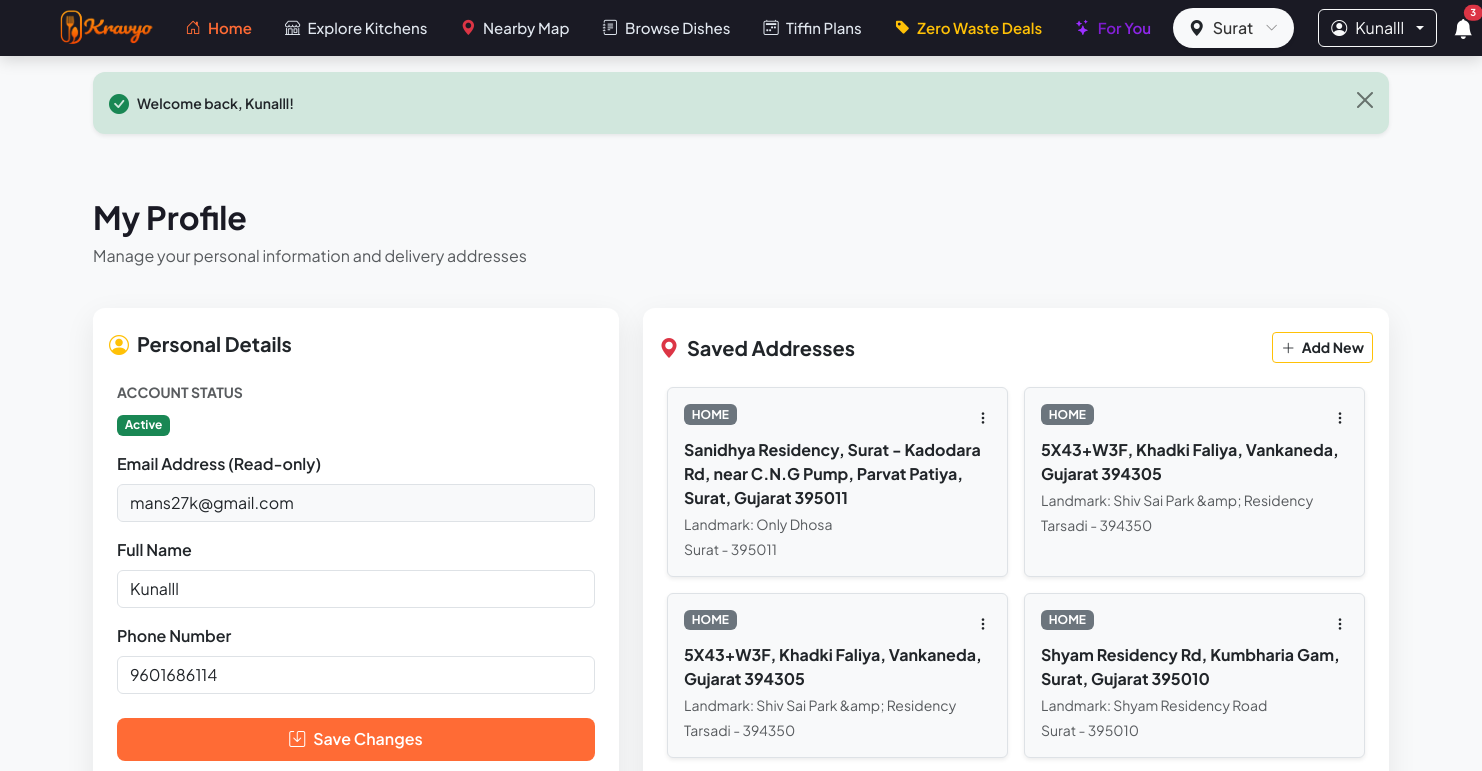
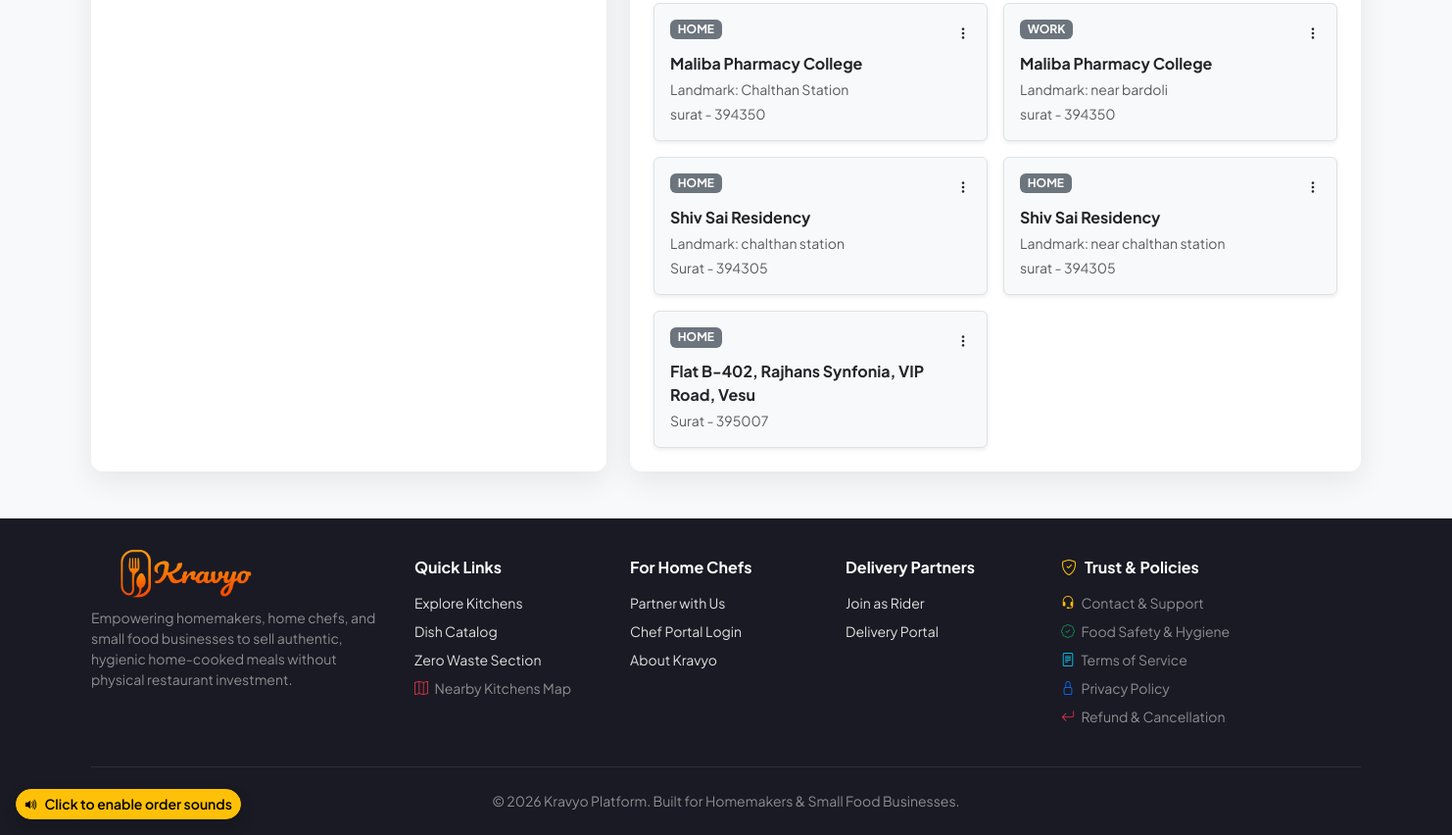
The app's page /profile (signed in), older data (2 pictures, top to bottom).
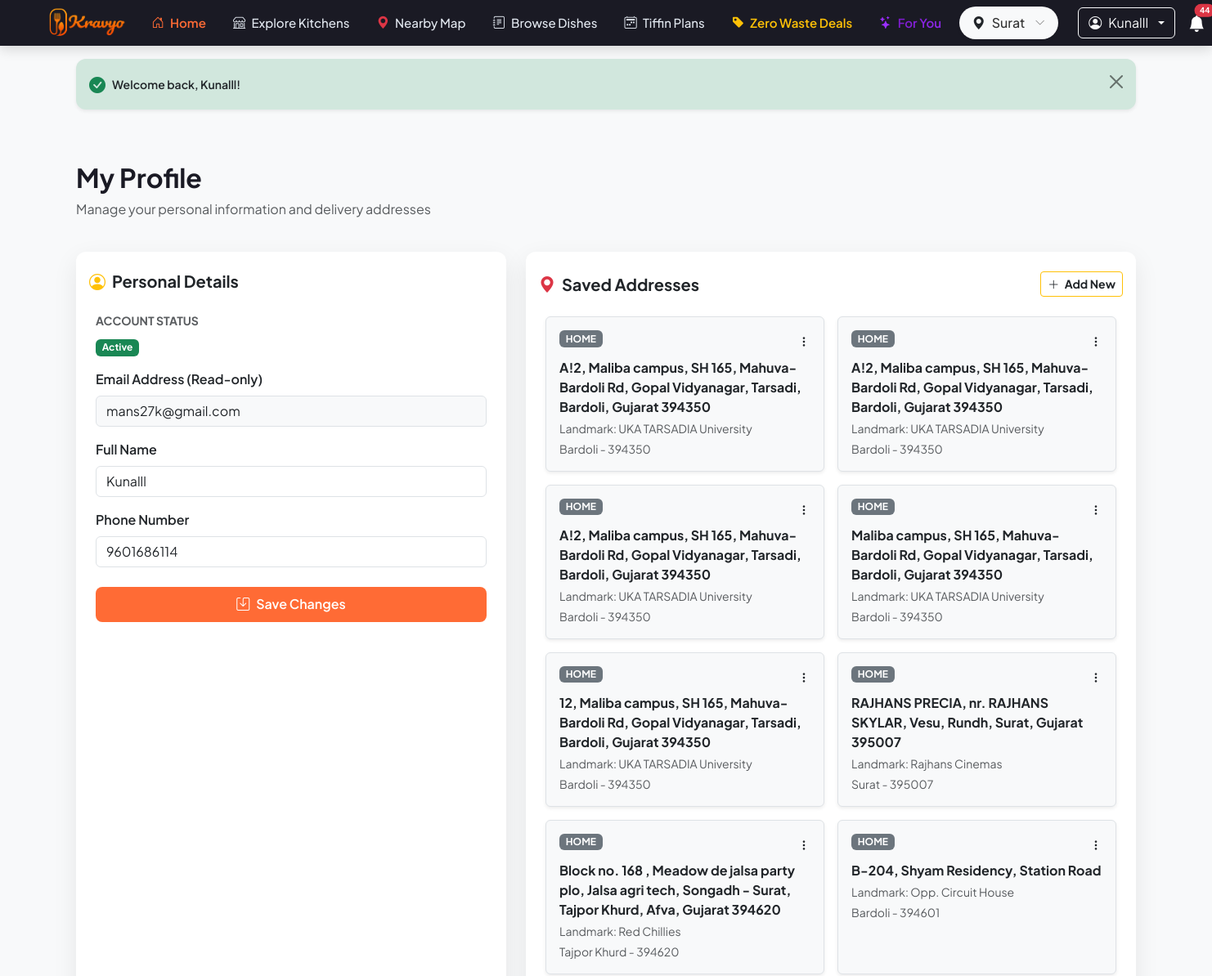
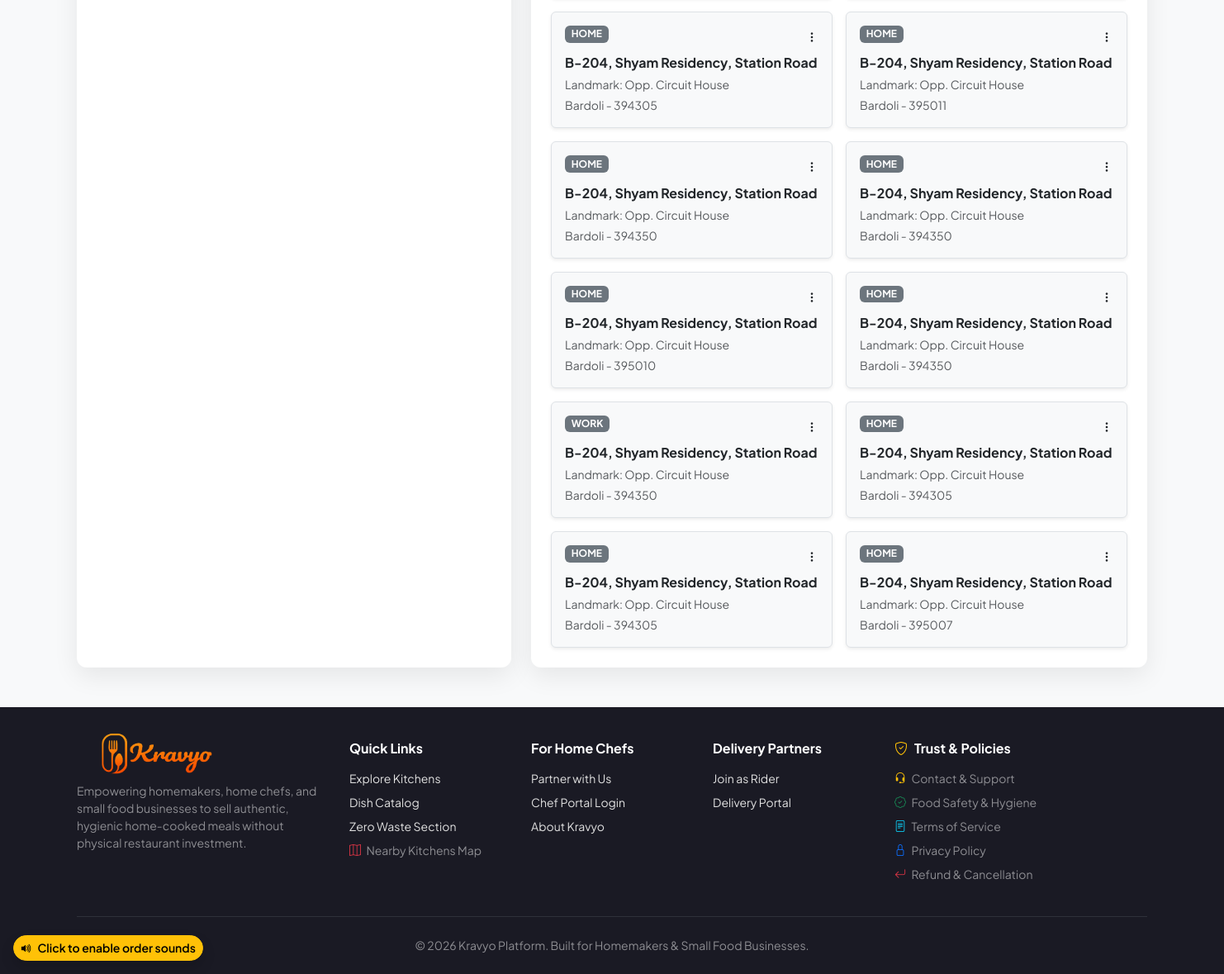
The same page, newer data (2 pictures, top to bottom).
### tables this page shows
CREATE TABLE `customers` (
  `id` int(11) NOT NULL AUTO_INCREMENT,
  `full_name` varchar(50) NOT NULL,
  `email` varchar(50) NOT NULL,
  `phone` char(10) NOT NULL,
  `city` varchar(100) DEFAULT NULL,
  `password_hash` varchar(60) NOT NULL,
  `role` enum('customer','chef','admin','delivery') NOT NULL DEFAULT 'customer',
  `status` enum('active','inactive','suspended','pending_verification') NOT NULL DEFAULT 'active',
  `email_otp_hash` varchar(255) DEFAULT NULL,
  `email_otp_expires_at` datetime DEFAULT NULL,
  `email_otp_resent_at` datetime DEFAULT NULL,
  `email_otp_attempts` tinyint(1) NOT NULL DEFAULT 0,
  `reset_otp_hash` varchar(60) DEFAULT NULL,
  `reset_otp_expires_at` datetime DEFAULT NULL,
  `reset_otp_resent_at` datetime DEFAULT NULL,
  `reset_otp_attempts` tinyint(3) unsigned NOT NULL DEFAULT 0,
  `created_at` timestamp NOT NULL DEFAULT current_timestamp(),
  `updated_at` timestamp NOT NULL DEFAULT current_timestamp() ON UPDATE current_timestamp(),
  PRIMARY KEY (`id`),
  UNIQUE KEY `email` (`email`),
  UNIQUE KEY `phone` (`phone`),
  KEY `idx_user_role` (`role`)
);

CREATE TABLE `addresses` (
  `id` int(11) NOT NULL AUTO_INCREMENT,
  `user_id` int(11) NOT NULL,
  `address_type` enum('Home','Work','Other') DEFAULT 'Home',
  `apartment` varchar(150) DEFAULT NULL,
  `street_address` text NOT NULL,
  `landmark` varchar(150) DEFAULT NULL,
  `city` varchar(100) NOT NULL,
  `pincode` char(6) NOT NULL,
  `created_at` timestamp NOT NULL DEFAULT current_timestamp(),
  `latitude` decimal(10,8) DEFAULT NULL,
  `longitude` decimal(11,8) DEFAULT NULL,
  `is_deleted` tinyint(1) NOT NULL DEFAULT 0,
  PRIMARY KEY (`id`),
  KEY `fk_addr_cust` (`user_id`),
  KEY `idx_addresses_city` (`city`),
  CONSTRAINT `addresses_customer_fk` FOREIGN KEY (`user_id`) REFERENCES `customers` (`id`) ON DELETE CASCADE,
  CONSTRAINT `fk_addr_cust` FOREIGN KEY (`user_id`) REFERENCES `customers` (`id`) ON DELETE CASCADE
);

### core/Controller.php (called while the page is built, shortened)
<?php
abstract class Controller {
    protected function render(string $viewPath, array $data = [], string $layout = 'main'): void {
        View::render($viewPath, $data, $layout);
    }
}

### app/controllers/CustomerController.php (called while the page is built, shortened)
<?php
class CustomerController extends Controller {
    public function profile(): void {
        require_once APP_PATH . '/models/Customer.php';
        require_once APP_PATH . '/models/Address.php';
        $userModel = new Customer();
        $addressModel = new Address();
        $userId = Session::get('user_id');
        $user = $userModel->findById($userId);
        $addresses = $addressModel->findByUserId($userId);
        $this->render('customer/profile', [
            'title'     => 'My Profile',
            'user'      => $user,
            'addresses' => $addresses
        ]);
    }
}

### public/index.php (called while the page is built, shortened)
<?php
require_once CORE_PATH . '/Database.php';
require_once CORE_PATH . '/Session.php';
require_once CORE_PATH . '/Helpers.php';
require_once CORE_PATH . '/Controller.php';
require_once CORE_PATH . '/Model.php';
$router = new Router();
$router->dispatch();

### core/Helpers.php (called while the page is built, shortened)
<?php
if (!function_exists('sanitize')) {
    function sanitize(?string $input): string {
        return htmlspecialchars(trim($input), ENT_QUOTES | ENT_SUBSTITUTE, 'UTF-8');
    }
}
if (!function_exists('url')) {
    function url(string $path = ''): string {
        return APP_URL . '/' . ltrim($path, '/');
    }
}

### config/database.php (called while the page is built, shortened)
<?php
$dbUrl = getenv('DATABASE_URL');
if (!empty($dbUrl)) {
    $parsed = parse_url($dbUrl);
    $driver   = $parsed['scheme'] ?? 'mysql';
    $host     = $parsed['host'] ?? '127.0.0.1';
    $port     = (string)($parsed['port'] ?? '3306');
    $username = isset($parsed['user']) ? urldecode($parsed['user']) : 'root';
    $password = isset($parsed['pass']) ? urldecode($parsed['pass']) : '';
    $dbname   = isset($parsed['path']) ? ltrim($parsed['path'], '/') : 'kravyo_db';
} else {
    $driver   = 'mysql';
    $host     = getenv('DB_HOST') ?: '127.0.0.1';
    $port     = getenv('DB_PORT') ?: '3306';
    $username = getenv('DB_USERNAME') !== false ? getenv('DB_USERNAME') : (getenv('DB_USER') !== false ? getenv('DB_USER') : 'root');
    $password = getenv('DB_PASSWORD') !== false ? getenv('DB_PASSWORD') : '';
    $dbname   = getenv('DB_NAME') ?: (getenv('DB_DATABASE') ?: 'kravyo_db');
}
$options = [
    PDO::ATTR_ERRMODE            => PDO::ERRMODE_EXCEPTION,
    PDO::ATTR_DEFAULT_FETCH_MODE => PDO::FETCH_ASSOC,
    PDO::ATTR_EMULATE_PREPARES   => false,
    PDO::ATTR_PERSISTENT         => false,
];
return [
    'driver'    => $driver,
    'host'      => $host,
    'port'      => $port,
    'dbname'    => $dbname,
    'username'  => $username,
    'password'  => $password,
    'charset'   => 'utf8mb4',
    'collation' => 'utf8mb4_unicode_ci',
    'options'   => $options
];

### core/Database.php (called while the page is built, shortened)
<?php
class Database {
    private static ?PDO $instance = null;
    public static function getInstance(): PDO {
        if (self::$instance === null) {
            $config = require CONFIG_PATH . '/database.php';
            $dsn = sprintf(
                "%s:host=%s;port=%s;dbname=%s;charset=%s",
                $config['driver'],
                $config['host'],
                $config['port'],
                $config['dbname'],
                $config['charset']
            );
            try {
                self::$instance = new PDO(
                    $dsn,
                    $config['username'],
                    $config['password'],
                    $config['options']
                );
            } catch (PDOException $e) {
                if (APP_ENV === 'development') {
                    die("Database Connection Error: " . $e->getMessage());
                } else {
                    die("Database Connection Error. Please check system configuration.");
                }
            }
        }
        return self::$instance;
    }
}

### core/Session.php (called while the page is built, shortened)
<?php
class Session {
    public static function get(string $key, mixed $default = null): mixed {
        return $_SESSION[$key] ?? $default;
    }
}

### core/Model.php (called while the page is built, shortened)
<?php
abstract class Model {
    public function __construct()
     {
        $this->db = Database::getInstance();
    }
}

### app/models/Customer.php (called while the page is built, shortened)
<?php
class Customer extends Model {
    protected string $table = 'customers';
    public function findById(int $id): ?array {
        $sql = "SELECT * FROM {$this->table} WHERE id = :id LIMIT 1";
        $stmt = $this->db->prepare($sql);
        $stmt->execute(['id' => $id]);
        $record = $stmt->fetch();
        return $record ?: null;
    }
}

### app/models/Address.php (called while the page is built, shortened)
<?php
class Address extends Model {
    protected string $table = 'addresses';
    public function findByUserId(int $userId): array {
        $sql = "SELECT * FROM {$this->table}
                WHERE user_id = :user_id AND is_deleted = 0
                ORDER BY created_at DESC";
        $stmt = $this->db->prepare($sql);
        $stmt->execute(['user_id' => $userId]);
        return $stmt->fetchAll();
    }
}

### views/customer/profile.php (the view, shortened to what the rows shown need)
<div class="container py-5">
    <div class="row mb-4">
        <div class="col-12 text-center text-md-start">
            <h2 class="fw-bold">My Profile</h2>
        </div>
    </div>
    <div class="row g-4">
        <div class="col-lg-5">
            <div class="card kravyo-card border-0 h-100">
                <div class="card-body p-4">
                    <form action="<?= url('/profile/update') ?>" method="POST">
                        <div class="mb-3">
                            <label for="email" class="form-label fw-semibold">Email Address (Read-only)</label>
                            <input type="email" class="form-control bg-light" id="email" value="<?= sanitize($user['email']) ?>" readonly disabled>
                        </div>
                        <div class="mb-3">
                            <label for="full_name" class="form-label fw-semibold">Full Name</label>
                            <input type="text" class="form-control" id="full_name" name="full_name" value="<?= sanitize($user['full_name']) ?>" required pattern="^[A-Za-z][A-Za-z' \-]{1,49}$" title="Please enter a valid name using letters, spaces, hyphens, or apostrophes only.">
                        </div>
                        <div class="mb-4">
                            <label for="phone" class="form-label fw-semibold">Phone Number</label>
                            <input type="tel" class="form-control" id="phone" name="phone" value="<?= sanitize($user['phone']) ?>" required pattern="[6-9][0-9]{9}" title="Please enter a valid Indian mobile number starting with 6, 7, 8, or 9" maxlength="10" minlength="10" oninput="this.value = this.value.replace(/[^0-9]/g, '').slice(0, 10);">
                        </div>
                    </form>
                </div>
            </div>
        </div>
        <div class="col-lg-7">
            <div class="card kravyo-card border-0 h-100">
                <div class="card-body p-4">
                    <?php if (empty($addresses)): ?>
                        <div class="text-center py-5 text-muted">
                            <i class="bi bi-house-door display-4 mb-3"></i>
                            <p>You haven't saved any delivery addresses yet.</p>
                            <button type="button" class="btn btn-kravyo-primary" data-bs-toggle="modal" data-bs-target="#addAddressModal">Add Your First Address</button>
                        </div>
                    <?php else: ?>
                        <div class="row g-3">
                            <?php foreach ($addresses as $address): ?>
                                <div class="col-md-6">
                                    <div class="card h-100 border bg-light shadow-sm">
                                        <div class="card-body">
                                            <div class="d-flex justify-content-between align-items-start mb-2">
                                                <span class="badge bg-secondary text-uppercase"><?= sanitize($address['address_type']) ?></span>
                                                <div class="dropdown">
                                                    <button class="btn btn-sm btn-link text-dark p-0" type="button" data-bs-toggle="dropdown">
                                                        <i class="bi bi-three-dots-vertical"></i>
                                                    </button>
                                                </div>
                                            </div>
                                            <p class="mb-1 fw-bold"><?= sanitize($address['street_address']) ?></p>
                                            <?php if (!empty($address['landmark'])): ?>
                                                <p class="mb-1 text-muted small">Landmark: <?= sanitize($address['landmark']) ?></p>
                                            <?php endif; ?>
                                            <p class="mb-0 text-muted small"><?= sanitize($address['city']) ?> - <?= sanitize($address['pincode']) ?></p>
                                        </div>
                                    </div>
                                </div>
                            <?php endforeach; ?>
                        </div>
                    <?php endif; ?>
                </div>
            </div>
        </div>
    </div>
</div>

Row changes from the older to the newer data that the page shows:
added addresses: address_type "HOME", street_address "A!2, Maliba campus, SH 165, Mahuva-Bardoli Rd, Gopal Vidyanagar, Tarsadi, Bardoli, Gujarat 394350", landmark "UKA TARSADIA University", city "Bardoli", pincode "394350"
added addresses: address_type "HOME", street_address "A!2, Maliba campus, SH 165, Mahuva-Bardoli Rd, Gopal Vidyanagar, Tarsadi, Bardoli, Gujarat 394350", landmark "UKA TARSADIA University", city "Bardoli", pincode "394350"
added addresses: address_type "HOME", street_address "A!2, Maliba campus, SH 165, Mahuva-Bardoli Rd, Gopal Vidyanagar, Tarsadi, Bardoli, Gujarat 394350", landmark "UKA TARSADIA University", city "Bardoli", pincode "394350"
added addresses: address_type "HOME", street_address "Maliba campus, SH 165, Mahuva-Bardoli Rd, Gopal Vidyanagar, Tarsadi, Bardoli, Gujarat 394350", landmark "UKA TARSADIA University", city "Bardoli", pincode "394350"
added addresses: address_type "HOME", street_address "12, Maliba campus, SH 165, Mahuva-Bardoli Rd, Gopal Vidyanagar, Tarsadi, Bardoli, Gujarat 394350", landmark "UKA TARSADIA University", city "Bardoli", pincode "394350"
added addresses: address_type "HOME", street_address "RAJHANS PRECIA, nr. RAJHANS SKYLAR, Vesu, Rundh, Surat, Gujarat 395007", landmark "Rajhans Cinemas", city "Surat", pincode "395007"
added addresses: address_type "HOME", street_address "Block no. 168 , Meadow de jalsa party plo, Jalsa agri tech, Songadh - Surat, Tajpor Khurd, Afva, Gujarat 394620", landmark "Red Chillies", city "Tajpor Khurd", pincode "394620"
added addresses: address_type "HOME", street_address "B-204, Shyam Residency, Station Road", landmark "Opp. Circuit House", city "Bardoli", pincode "394601"
now on this page (row edited): addresses: address_type "HOME", street_address "B-204, Shyam Residency, Station Road", landmark "Opp. Circuit House", city "Bardoli", pincode "394305"
changed addresses (number 10 of 18 on the later page): street_address "Sanidhya Residency, Surat - Kadodara Rd, near C.N.G Pump, Parvat Patiya, Surat, Gujarat 395011" → "B-204, Shyam Residency, Station Road"; landmark "Only Dhosa" → "Opp. Circuit House"; city "Surat" → "Bardoli"
changed addresses (number 11 of 18 on the later page): street_address "5X43+W3F, Khadki Faliya, Vankaneda, Gujarat 394305" → "B-204, Shyam Residency, Station Road"; landmark "Shiv Sai Park &amp; Residency" → "Opp. Circuit House"; city "Tarsadi" → "Bardoli"
changed addresses (number 12 of 18 on the later page): street_address "5X43+W3F, Khadki Faliya, Vankaneda, Gujarat 394305" → "B-204, Shyam Residency, Station Road"; landmark "Shiv Sai Park &amp; Residency" → "Opp. Circuit House"; city "Tarsadi" → "Bardoli"
changed addresses (number 13 of 18 on the later page): street_address "Shyam Residency Rd, Kumbharia Gam, Surat, Gujarat 395010" → "B-204, Shyam Residency, Station Road"; landmark "Shyam Residency Road" → "Opp. Circuit House"; city "Surat" → "Bardoli"
changed addresses (number 14 of 18 on the later page): street_address "Maliba Pharmacy College" → "B-204, Shyam Residency, Station Road"; landmark "Chalthan Station" → "Opp. Circuit House"; city "surat" → "Bardoli"
changed addresses "WORK": street_address "Maliba Pharmacy College" → "B-204, Shyam Residency, Station Road"; landmark "near bardoli" → "Opp. Circuit House"; city "surat" → "Bardoli"
changed addresses (number 16 of 18 on the later page): street_address "Shiv Sai Residency" → "B-204, Shyam Residency, Station Road"; landmark "chalthan station" → "Opp. Circuit House"; city "Surat" → "Bardoli"
changed addresses (number 17 of 18 on the later page): street_address "Shiv Sai Residency" → "B-204, Shyam Residency, Station Road"; landmark "near chalthan station" → "Opp. Circuit House"; city "surat" → "Bardoli"
changed addresses (number 18 of 18 on the later page): street_address "Flat B-402, Rajhans Synfonia, VIP Road, Vesu" → "B-204, Shyam Residency, Station Road"; landmark (not shown) → "Opp. Circuit House"; city "Surat" → "Bardoli"
Text that changed along with them:
$_unreadCount: "3" → "44"
